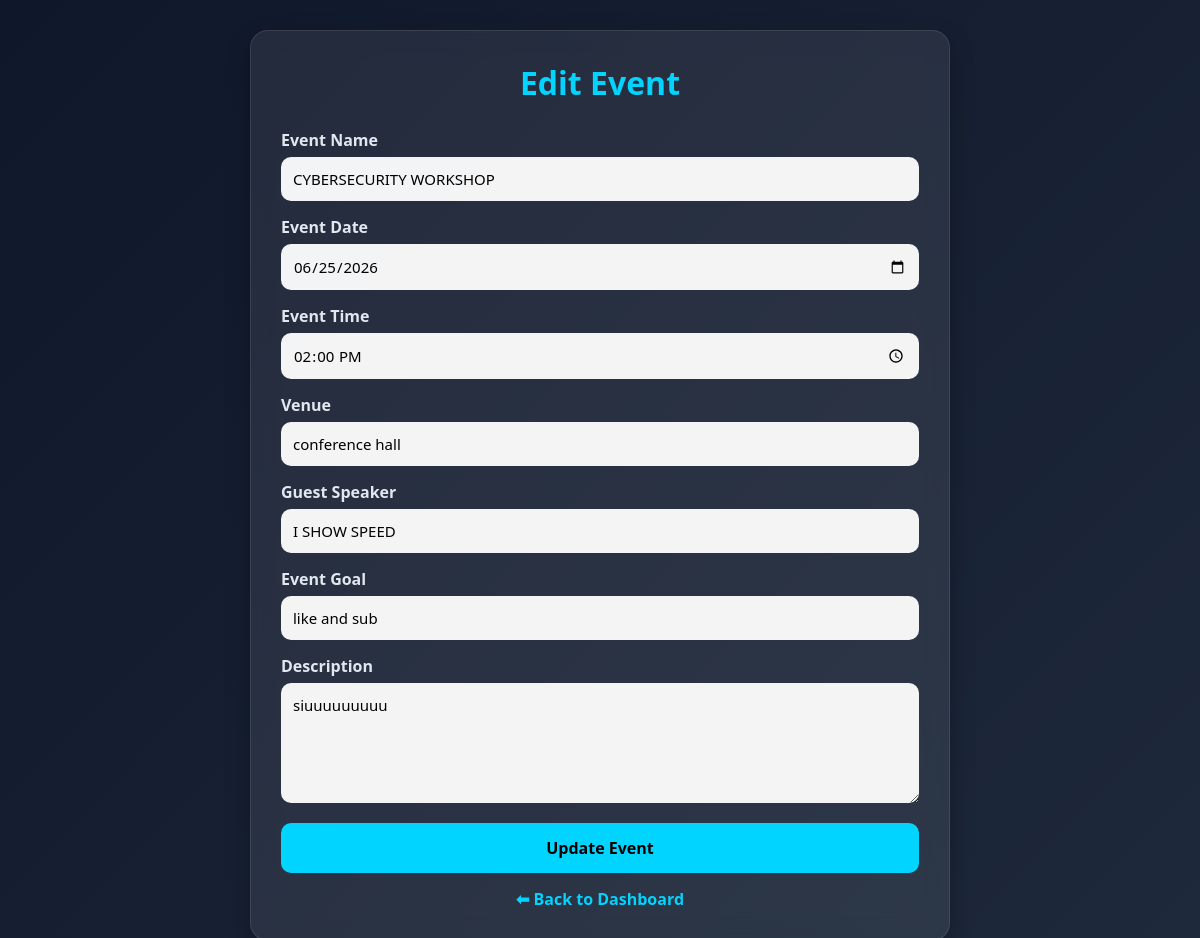
Screenshot of /edit_event/4 with the database file from the repository.
### tables this page shows
CREATE TABLE events (
            id INTEGER PRIMARY KEY AUTOINCREMENT,
            event_name TEXT,
            event_date TEXT,
            event_time TEXT,
            venue TEXT,
            guest_speaker TEXT,
            event_goal TEXT,
            description TEXT
        );

### app.py (the view, shortened to what this page needs)
@app.route("/edit_event/<int:id>", methods=["GET", "POST"])
def edit_event(id):
    conn = sqlite3.connect("events.db")
    cursor = conn.cursor()
    cursor.execute("SELECT * FROM events WHERE id=?", (id,))
    event = cursor.fetchone()
    conn.close()
    return render_template("edit_event.html", event=event)

### templates/edit_event.html (shortened to what this page needs)
<!DOCTYPE html>
<html lang="en">
<head>
</head>
<body>
    <div class="form-card">
        <h2>Edit Event</h2>
        <form method="POST">
            <label for="event_name">Event Name</label>
            <input id="event_name" name="event_name" placeholder="Enter event name" value="{{ event[1] }}" required>
            <label for="event_date">Event Date</label>
            <input type="date" id="event_date" name="event_date" value="{{ event[2] }}" required>
            <label for="event_time">Event Time</label>
            <input type="time" id="event_time" name="event_time" value="{{ event[3] }}" required>
            <label for="venue">Venue</label>
            <input id="venue" name="venue" placeholder="Enter venue" value="{{ event[4] }}" required>
            <label for="guest_speaker">Guest Speaker</label>
            <input id="guest_speaker" name="guest_speaker" placeholder="Enter guest speaker" value="{{ event[5] }}">
            <label for="event_goal">Event Goal</label>
            <input id="event_goal" name="event_goal" placeholder="Enter event goal" value="{{ event[6] }}">
            <label for="description">Description</label>
            <textarea id="description" name="description" placeholder="Enter description">{{ event[7] }}</textarea>
            <button type="submit">Update Event</button>
        </form>
        <a href="/admin" class="back-btn">⬅ Back to Dashboard</a>
    </div>
</body>
</html>

### templates/edit_event.html (style rules this page uses)
* { margin: 0; padding: 0; box-sizing: border-box; font-family: 'Segoe UI', sans-serif; }
body { min-height: 100vh; background: linear-gradient(135deg, #0f172a, #1e293b); display: flex; justify-content: center; align-items: center; padding: 30px; color: white; }
.form-card { width: 100%; max-width: 700px; background: rgba(255, 255, 255, 0.08); -webkit-backdrop-filter: blur(12px); backdrop-filter: blur(12px); border: 1px solid rgba(255, 255, 255, 0.1); border-radius: 18px; padding: 30px; box-shadow: 0 10px 25px rgba(0, 0, 0, 0.3); }
h2 { text-align: center; color: #00d4ff; margin-bottom: 25px; font-size: 32px; }
label { display: block; margin-bottom: 6px; font-weight: bold; color: #e2e8f0; }
input, textarea { width: 100%; padding: 12px; border: none; border-radius: 10px; margin-bottom: 15px; background: rgba(255, 255, 255, 0.95); font-size: 15px; }
textarea { min-height: 120px; resize: vertical; }
button { width: 100%; padding: 14px; border: none; border-radius: 10px; background: #00d4ff; color: black; font-size: 16px; font-weight: bold; cursor: pointer; transition: .3s; }
.back-btn { display: block; text-align: center; margin-top: 15px; color: #00d4ff; text-decoration: none; font-weight: bold; }

### rows the page displays
events: event_name "CYBERSECURITY WORKSHOP", event_date "06/25/2026", event_time "14:00", venue "conference hall", guest_speaker "I SHOW SPEED", event_goal "like and sub", description "siuuuuuuuuu"
